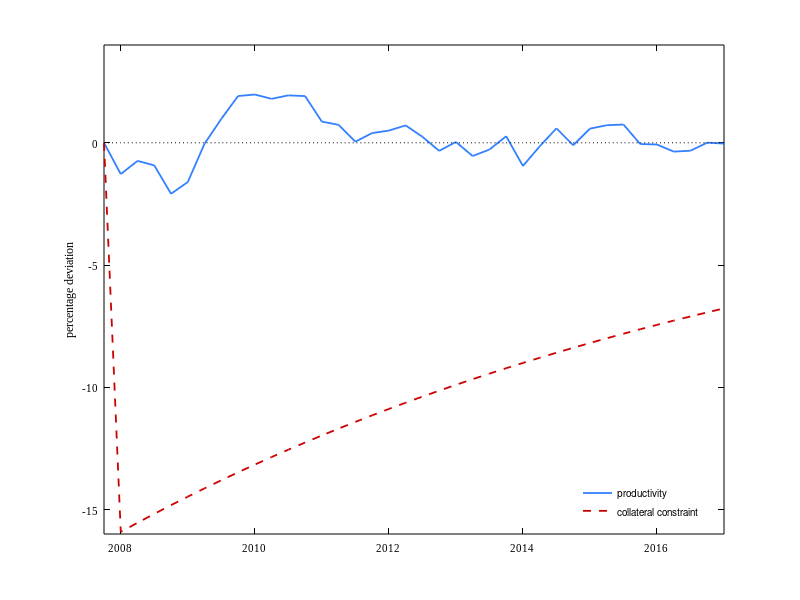

MATLAB code for this plot: (Note: this script raises an error after producing the figure.)
clear, clc, close all

load ('data_figures.mat')

% specification
fontsz = 8;
paper_unit = 'inches'; % 'inches', 'normalized', 'centimeters', 'points'
paper_size = [3.2 2.3]; % [width height]
paper_position = [0 0 3.2 2.3]; % [left bottom width height].
paper_orientation = 'portrait'; % 'portrait (default)', 'landscape'
font_name = 'Times New Roman'; % 'Helvetica', 'Times New Roman'
color_graph = [0.2 0.5 1.0];
color_mark = [0.2 0.5 1.0];

%impulse response
% Column 1: period	
% Column 2: z
% Column 3: output	
% Column 4: hours	
% Column 5: firm debt
% Column 6: firm entry
% Column 7: firm exit
% Column 8: consumption
% Column 9: investment	
% Column 10: theta
% Column 11: labor productivity	
% Column 12: zero

% Productivity shock
x1 = aggregates_joint(:,1);
y1 = aggregates_joint(:,2);
y2 = aggregates_joint(:,10);
figure
p1=plot(x1,y1,'Color',[0.2 0.5 1.0],'LineWidth',1.3,'LineStyle','-'), hold on
p2=plot(x1,y2,'Color',[0.8 0 0],'LineWidth',1.3,'LineStyle','--')
plot(x1,0*y1,'Color','k','LineWidth',0.5,'LineStyle',':')
%xlabel('period','Color','k')
ylabel('percentage deviation','Color','k')
xlim([2007.75,2017])
ylim([-16,4])
hleglines = [p1(1) p2(1)];
legend(hleglines,'productivity','collateral constraint','Location','SouthEast')
legend boxoff
set(gca,'Fontsize',fontsz,'FontName',font_name,'xcolor','k','ycolor','k')
fig = gcf;
fig.PaperUnits = paper_unit;
fig.PaperSize = paper_size;
fig.PaperPosition = paper_position;
fig.PaperOrientation = paper_orientation;
print('fig_great_recession_productivity','-dpng','-r300')

% Firm debt
x1 = aggregates_joint(:,1);
x2 = aggregates_data(:,1);
y1 = aggregates_joint(:,5);
y2 = aggregates_data(:,6);

figure
p1 = plot(x1,y1,'Color',[0 0 0],'LineWidth',1.3,'LineStyle','--'); hold on
p2 = plot(x2,y2,'Color',[0 0 0],'LineWidth',1.3,'LineStyle','-');
p3 = plot(x1,0*y1,'Color','k','LineWidth',0.5,'LineStyle',':');
%xlabel('period','Color','k')
ylabel('percentage deviation','Color','k')
xlim([2007.75,2017])
ylim([-20,10])
hleglines = [p1(1) p2(1)];
legend(hleglines,'productivity + credit','data','Location','NorthEast')
legend boxoff
set(gca,'Fontsize',fontsz,'FontName',font_name,'xcolor','k','ycolor','k')
fig = gcf;
fig.PaperUnits = paper_unit;
fig.PaperSize = paper_size;
fig.PaperPosition = paper_position;
fig.PaperOrientation = paper_orientation;
print('fig_great_recession_firm_debt','-dpng','-r300')


% Entry
x1 = aggregates_joint(:,1);
x2 = aggregates_theta(:,1);
x3 = aggregates_z(:,1);
x4 = firm_entry_exit_great_recession(:,1);
y1 = aggregates_joint(:,6);
y2 = aggregates_theta(:,6);
y3 = aggregates_z(:,6);
y4 = firm_entry_exit_great_recession(:,2);

figure
p1 = plot(x1,y1,'Color',[0 0 0],'LineWidth',1.3,'LineStyle','--'); hold on
p2 = plot(x2,y2,'Color',[0.8 0 0],'LineWidth',1.3,'LineStyle',':');
p3 = plot(x3,y3,'Color',[0.2 0.5 1.0],'LineWidth',1.3,'LineStyle','-.');
p4 = plot(x4,y4,'Color',[0 0 0],'LineWidth',1.3,'LineStyle','-');
p5 = plot(x1,0*y1,'Color','k','LineWidth',0.5,'LineStyle',':');
%xlabel('period','Color','k')
ylabel('percentage point deviation','Color','k')
xlim([2007.75,2014])
ylim([-2,2])
hleglines = [p1(1) p2(1) p3(1) p4(1)];
legend(hleglines,'productivity + credit','credit','productivity','data','Location','NorthEast')
legend boxoff
set(gca,'Fontsize',fontsz,'FontName',font_name,'xcolor','k','ycolor','k')
fig = gcf;
fig.PaperUnits = paper_unit;
fig.PaperSize = paper_size;
fig.PaperPosition = paper_position;
fig.PaperOrientation = paper_orientation;
print('fig_great_recession_entry','-dpng','-r300')

% Exit
x1 = aggregates_joint(:,1);
x2 = aggregates_theta(:,1);
x3 = aggregates_z(:,1);
x4 = firm_entry_exit_great_recession(:,1);
y1 = aggregates_joint(:,7);
y2 = aggregates_theta(:,7);
y3 = aggregates_z(:,7);
y4 = firm_entry_exit_great_recession(:,3);

figure
p1 = plot(x1,y1,'Color',[0 0 0],'LineWidth',1.3,'LineStyle','--'); hold on
p2 = plot(x2,y2,'Color',[0.8 0 0],'LineWidth',1.3,'LineStyle',':');
p3 = plot(x3,y3,'Color',[0.2 0.5 1.0],'LineWidth',1.3,'LineStyle','-.');
p4 = plot(x4,y4,'Color',[0 0 0],'LineWidth',1.3,'LineStyle','-');
p5 = plot(x1,0*y1,'Color','k','LineWidth',0.5,'LineStyle',':');
%xlabel('period','Color','k')
ylabel('percentage point deviation','Color','k')
xlim([2007.75,2014])
ylim([-2,2])
hleglines = [p1(1) p2(1) p3(1) p4(1)];
legend(hleglines,'productivity + credit','credit','productivity','data','Location','NorthEast')
legend boxoff
set(gca,'Fontsize',fontsz,'FontName',font_name,'xcolor','k','ycolor','k')
fig = gcf;
fig.PaperUnits = paper_unit;
fig.PaperSize = paper_size;
fig.PaperPosition = paper_position;
fig.PaperOrientation = paper_orientation;
print('fig_great_recession_exit','-dpng','-r300')

% Exit by age theta and z
x1 = firm_exit_by_age_joint(:,1);
y1 = firm_exit_by_age_joint(:,2);
y2 = firm_exit_by_age_joint(:,3);
y3 = firm_exit_by_age_joint(:,4);
y4 = firm_exit_by_age_joint(:,5);
y5 = firm_exit_by_age_joint(:,6);
y6 = firm_exit_by_age_joint(:,7);
y7 = firm_exit_by_age_joint(:,8);
y8 = firm_exit_by_age_joint(:,9);
y9 = firm_exit_by_age_joint(:,10);

figure
p1 = plot(x1,y1,'Color',[0 0 0.8],'LineWidth',1.3,'LineStyle','-'); hold on
p2 = plot(x1,y2,'Color',[0.2 0.5 0.8],'LineWidth',1.3,'LineStyle','-');
p3 = plot(x1,y3,'Color',[1.0 0.5 0],'LineWidth',1.3,'LineStyle','-');
p4 = plot(x1,y4,'Color',[0.8 0 0],'LineWidth',1.3,'LineStyle','-');
p5 = plot(x1,y5,'Color',[0.7 0 0.7],'LineWidth',1.3,'LineStyle','-');
p6 = plot(x1,y6,'Color',[1 1 0],'LineWidth',1.3,'LineStyle','-');
p7 = plot(x1,y7,'Color',[0 0.8 0],'LineWidth',1.3,'LineStyle','-');
p8 = plot(x1,y8,'Color',[0.2 0.2 0.2],'LineWidth',1.3,'LineStyle','-');
p9 = plot(x1,y9,'Color',[0.6 0.6 0.6],'LineWidth',1.3,'LineStyle','-');
p10 = plot(x1,0*y1,'Color','k','LineWidth',0.5,'LineStyle','-');
%xlabel('period','Color','k')
ylabel('percentage point deviation','Color','k')
xlim([2007.75,2010.75])
xticks([2008 2009 2010 2011])
ylim([-3,9])
hleglines = [p1(1) p2(1) p3(1) p4(1) p5(1) p6(1) p7(1) p8(1) p9(1)];
legend(hleglines,'1','2','3','4','5','6-10','11-15','16-20','20 plus','Location','NorthEast')
legend boxoff
set(gca,'Fontsize',6.,'FontName',font_name,'xcolor','k','ycolor','k')
fig = gcf;
fig.PaperUnits = paper_unit;
fig.PaperSize = paper_size;
fig.PaperPosition = paper_position;
fig.PaperOrientation = paper_orientation;
print('fig_great_recession_exit_by_age_theta_z','-dpng','-r300')
%,'Orientation','horizontal'

% GDP
x1 = aggregates_joint(:,1);
x2 = aggregates_theta(:,1);
x3 = aggregates_z(:,1);
x4 = aggregates_data(:,1);
y1 = aggregates_joint(:,3);
y2 = aggregates_theta(:,3);
y3 = aggregates_z(:,3);
y4 = aggregates_data(:,2);

figure
p1 = plot(x1,y1,'Color',[0 0 0],'LineWidth',1.3,'LineStyle','--'); hold on
p2 = plot(x2,y2,'Color',[0.8 0 0],'LineWidth',1.3,'LineStyle',':');
p3 = plot(x3,y3,'Color',[0.2 0.5 1.0],'LineWidth',1.3,'LineStyle','-.');
p4 = plot(x4,y4,'Color',[0 0 0],'LineWidth',1.3,'LineStyle','-');
p5 = plot(x1,0*y1,'Color','k','LineWidth',0.5,'LineStyle',':');
%xlabel('period','Color','k')
ylabel('percentage deviation','Color','k')
xlim([2007.75,2017])
ylim([-8,2])
hleglines = [p1(1) p2(1) p3(1) p4(1)];
legend(hleglines,'productivity + credit','credit','productivity','data','Location','SouthEast')
legend boxoff
set(gca,'Fontsize',fontsz,'FontName',font_name,'xcolor','k','ycolor','k')
fig = gcf;
fig.PaperUnits = paper_unit;
fig.PaperSize = paper_size;
fig.PaperPosition = paper_position;
fig.PaperOrientation = paper_orientation;
print('fig_great_recession_gdp','-dpng','-r300')

% Hours
x1 = aggregates_joint(:,1);
x2 = aggregates_theta(:,1);
x3 = aggregates_z(:,1);
x4 = aggregates_data(:,1);
y1 = aggregates_joint(:,4);
y2 = aggregates_theta(:,4);
y3 = aggregates_z(:,4);
y4 = aggregates_data(:,5);

figure
p1 = plot(x1,y1,'Color',[0 0 0],'LineWidth',1.3,'LineStyle','--'); hold on
p2 = plot(x2,y2,'Color',[0.8 0 0],'LineWidth',1.3,'LineStyle',':');
p3 = plot(x3,y3,'Color',[0.2 0.5 1.0],'LineWidth',1.3,'LineStyle','-.');
p4 = plot(x4,y4,'Color',[0 0 0],'LineWidth',1.3,'LineStyle','-');
p5 = plot(x1,0*y1,'Color','k','LineWidth',0.5,'LineStyle',':');
%xlabel('period','Color','k')
ylabel('percentage deviation','Color','k')
xlim([2007.75,2017])
ylim([-8,2])
hleglines = [p1(1) p2(1) p3(1) p4(1)];
legend(hleglines,'productivity + credit','credit','productivity','data','Location','SouthEast')
legend boxoff
set(gca,'Fontsize',fontsz,'FontName',font_name,'xcolor','k','ycolor','k')
fig = gcf;
fig.PaperUnits = paper_unit;
fig.PaperSize = paper_size;
fig.PaperPosition = paper_position;
fig.PaperOrientation = paper_orientation;
print('fig_great_recession_hours','-dpng','-r300')

% Consumption
x1 = aggregates_joint(:,1);
x2 = aggregates_theta(:,1);
x3 = aggregates_z(:,1);
x4 = aggregates_data(:,1);
y1 = aggregates_joint(:,8);
y2 = aggregates_theta(:,8);
y3 = aggregates_z(:,8);
y4 = aggregates_data(:,3);

figure
p1 = plot(x1,y1,'Color',[0 0 0],'LineWidth',1.3,'LineStyle','--'); hold on
p2 = plot(x2,y2,'Color',[0.8 0 0],'LineWidth',1.3,'LineStyle',':');
p3 = plot(x3,y3,'Color',[0.2 0.5 1.0],'LineWidth',1.3,'LineStyle','-.');
p4 = plot(x4,y4,'Color',[0 0 0],'LineWidth',1.3,'LineStyle','-');
p5 = plot(x1,0*y1,'Color','k','LineWidth',0.5,'LineStyle',':');
%xlabel('period','Color','k')
ylabel('percentage deviation','Color','k')
xlim([2007.75,2017])
ylim([-8,2])
hleglines = [p1(1) p2(1) p3(1) p4(1)];
legend(hleglines,'productivity + credit','credit','productivity','data','Location','SouthEast')
legend boxoff
set(gca,'Fontsize',fontsz,'FontName',font_name,'xcolor','k','ycolor','k')
fig = gcf;
fig.PaperUnits = paper_unit;
fig.PaperSize = paper_size;
fig.PaperPosition = paper_position;
fig.PaperOrientation = paper_orientation;
print('fig_great_recession_consumption','-dpng','-r300')

% Investment
x1 = aggregates_joint(:,1);
x2 = aggregates_theta(:,1);
x3 = aggregates_z(:,1);
x4 = aggregates_data(:,1);
y1 = aggregates_joint(:,9);
y2 = aggregates_theta(:,9);
y3 = aggregates_z(:,9);
y4 = aggregates_data(:,4);

figure
p1 = plot(x1,y1,'Color',[0 0 0],'LineWidth',1.3,'LineStyle','--'); hold on
p2 = plot(x2,y2,'Color',[0.8 0 0],'LineWidth',1.3,'LineStyle',':');
p3 = plot(x3,y3,'Color',[0.2 0.5 1.0],'LineWidth',1.3,'LineStyle','-.');
p4 = plot(x4,y4,'Color',[0 0 0],'LineWidth',1.3,'LineStyle','-');
p5 = plot(x1,0*y1,'Color','k','LineWidth',0.5,'LineStyle',':');
%xlabel('period','Color','k')
ylabel('percentage deviation','Color','k')
xlim([2007.75,2017])
ylim([-30,10])
hleglines = [p1(1) p2(1) p3(1) p4(1)];
legend(hleglines,'productivity + credit','credit','productivity','data','Location','SouthEast')
legend boxoff
set(gca,'Fontsize',fontsz,'FontName',font_name,'xcolor','k','ycolor','k')
fig = gcf;
fig.PaperUnits = paper_unit;
fig.PaperSize = paper_size;
fig.PaperPosition = paper_position;
fig.PaperOrientation = paper_orientation;
print('fig_great_recession_investment','-dpng','-r300')

% Decomposition of aggregates

% Decomposition output
x1 = great_recession_decomposition(:,1);
x2 = great_recession_decomposition(:,1);
x3 = great_recession_decomposition(:,1);
x4 = great_recession_decomposition(:,1);
y1 = great_recession_decomposition(:,2);
y2 = great_recession_decomposition(:,6);
y3 = great_recession_decomposition(:,10);
y4 = great_recession_decomposition(:,14);

figure
p1 = plot(x1,y1,'Color',[0.5 0.5 0.5],'LineWidth',1.3,'LineStyle',':'); hold on
p2 = plot(x2,y2,'Color',[0.2 0.5 1.0],'LineWidth',1.3,'LineStyle','-');
p3 = plot(x3,y3,'Color',[0.8 0 0],'LineWidth',1.3,'LineStyle','--');
p4 = plot(x4,y4,'Color',[0 0.6 0],'LineWidth',1.3,'LineStyle','-.');
p5 = plot(x1,0*y1,'Color','k','LineWidth',0.5,'LineStyle',':');
%xlabel('quarter','Color','k')
ylabel('percentage deviation','Color','k')
xlim([2007.75,2016.75])
xticks([2008 2010 2012 2014 2016])
ylim([-4,1])
hleglines = [p3(1) p1(1) p4(1) p2(1)];
legend(hleglines,'no entry','no exit','no entry or exit','baseline','Location','SouthEast')
legend boxoff
set(gca,'Fontsize',fontsz,'FontName',font_name,'xcolor','k','ycolor','k')
fig = gcf;
fig.PaperUnits = paper_unit;
fig.PaperSize = paper_size;
fig.PaperPosition = paper_position;
fig.PaperOrientation = paper_orientation;
print('fig_decomposition_output','-dpng','-r300')

% Decomposition hours
x1 = great_recession_decomposition(:,1);
x2 = great_recession_decomposition(:,1);
x3 = great_recession_decomposition(:,1);
x4 = great_recession_decomposition(:,1);
y1 = great_recession_decomposition(:,3);
y2 = great_recession_decomposition(:,7);
y3 = great_recession_decomposition(:,11);
y4 = great_recession_decomposition(:,15);

figure
p1 = plot(x1,y1,'Color',[0.5 0.5 0.5],'LineWidth',1.3,'LineStyle',':'); hold on
p2 = plot(x2,y2,'Color',[0.2 0.5 1.0],'LineWidth',1.3,'LineStyle','-');
p3 = plot(x3,y3,'Color',[0.8 0 0],'LineWidth',1.3,'LineStyle','--');
p4 = plot(x4,y4,'Color',[0 0.6 0],'LineWidth',1.3,'LineStyle','-.');
p5 = plot(x1,0*y1,'Color','k','LineWidth',0.5,'LineStyle',':');
%xlabel('quarter','Color','k')
ylabel('percentage deviation','Color','k')
xlim([2007.75,2016.75])
xticks([2008 2010 2012 2014 2016])
ylim([-4,1])
hleglines = [p3(1) p1(1) p4(1) p2(1)];
legend(hleglines,'no entry','no exit','no entry or exit','baseline','Location','SouthEast')
legend boxoff
set(gca,'Fontsize',fontsz,'FontName',font_name,'xcolor','k','ycolor','k')
fig = gcf;
fig.PaperUnits = paper_unit;
fig.PaperSize = paper_size;
fig.PaperPosition = paper_position;
fig.PaperOrientation = paper_orientation;
print('fig_decomposition_hours','-dpng','-r300')


% Labor productivity
x1 = aggregates_joint(:,1);
x2 = aggregates_z(:,1);
x3 = aggregates_data(:,1);
y1 = aggregates_joint(:,11);
y2 = aggregates_z(:,11);
y3 = aggregates_data(:,7);

figure
p1 = plot(x1,y1,'Color',[0 0 0],'LineWidth',1.3,'LineStyle','--'); hold on
p2 = plot(x2,y2,'Color',[0.2 0.5 1.0],'LineWidth',1.3,'LineStyle','-.');
p3 = plot(x3,y3,'Color',[0 0 0],'LineWidth',1.3,'LineStyle','-');
p4 = plot(x1,0*y1,'Color','k','LineWidth',0.5,'LineStyle',':');
%xlabel('period','Color','k')
ylabel('percentage deviation','Color','k')
xlim([2007.75,2017])
ylim([-10,10])
hleglines = [p1(1) p3(1) p2(1)];
legend(hleglines,'productivity + credit','data','productivity','Location','NorthEast')
legend boxoff
set(gca,'Fontsize',fontsz,'FontName',font_name,'xcolor','k','ycolor','k')
fig = gcf;
fig.PaperUnits = paper_unit;
fig.PaperSize = paper_size;
fig.PaperPosition = paper_position;
fig.PaperOrientation = paper_orientation;
print('fig_great_recession_labor_productivity','-dpng','-r300')


